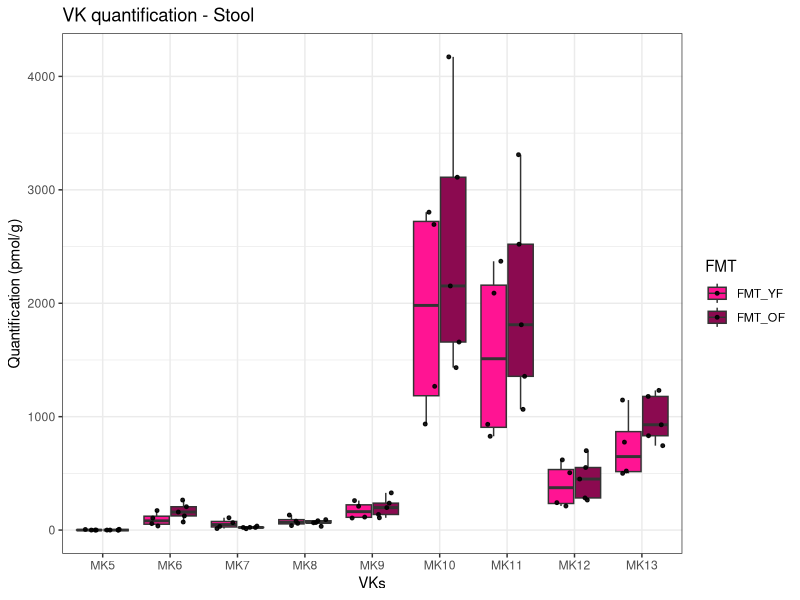
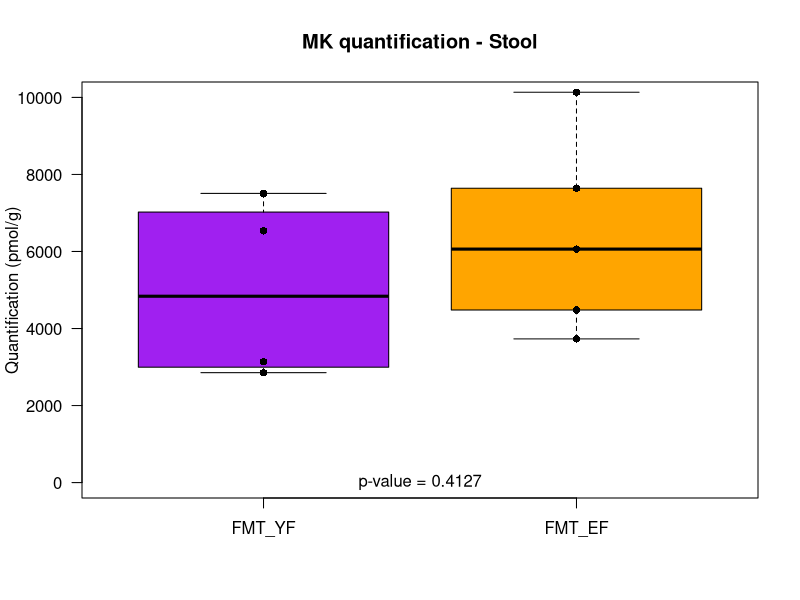
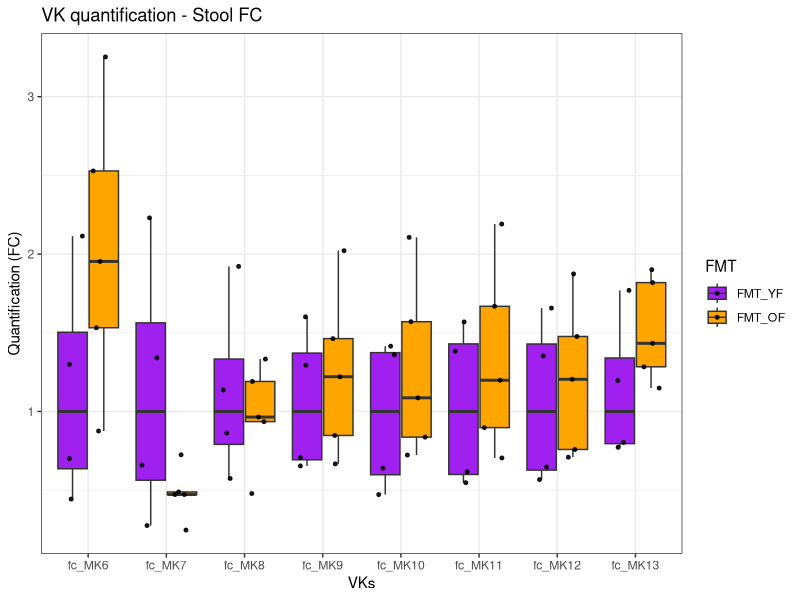

Generate these figures, in order, with R:
library(ggplot2)
library(tidyverse)
library(beeswarm)

################################################################################
# Menopause_microbiome project
# MK quantification from Booth lab - Stool
################################################################################

vk2.quant.stool <- read.table("./2023-07-28_VK_quantification_Booth_lab_rawdata_stool.txt", sep = "\t", header = TRUE)
vk2.quant.stool <- vk2.quant.stool[c(1, 4:13)]

cols_to_sum <- colnames(vk2.quant.stool)
cols_to_sum <- cols_to_sum[2:10]

vk2.quant.stool$combined <- rowSums(vk2.quant.stool[, cols_to_sum])

# print(vk2.quant.stool)

###########################
# Stool - raw value
###########################

vk2.quant.stool.long <- vk2.quant.stool %>%
  pivot_longer(cols = MK5:MK13, names_to = "MK", values_to = "Value")

vk2.quant.stool.long$FMT <- factor(vk2.quant.stool.long$FMT, levels = c("FMT_YF", "FMT_OF"))
vk2.quant.stool.long$MK <- factor(vk2.quant.stool.long$MK, levels = c("MK5", "MK6", "MK7", "MK8", "MK9", "MK10", "MK11", "MK12", "MK13", "combined"))

pdf(paste0(Sys.Date(), "_Menopause_microbiome_FMT_MK_quantification_boxplot_stool.pdf"), width = 10, height = 5)
ggplot(vk2.quant.stool.long, aes(x=MK, y=Value, fill=FMT)) + 
  geom_boxplot(outlier.shape = NA, position=position_dodge(0.8)) +
  geom_jitter(color="black", size=1, alpha=0.9, position=position_jitterdodge(jitter.width = 0.5, dodge.width = 0.75)) +
  scale_fill_manual(values=c("FMT_YF"="deeppink1", "FMT_OF"="deeppink4")) +
  theme_bw() +
  xlab("VKs") + 
  ylab("Quantification (pmol/g)") +
  ggtitle("VK quantification - Stool")
dev.off()

wilcox.test(vk2.quant.stool$MK5[vk2.quant.stool$FMT == "FMT_YF"], vk2.quant.stool$MK5[vk2.quant.stool$FMT == "FMT_OF"])    # p-value = 1
wilcox.test(vk2.quant.stool$MK6[vk2.quant.stool$FMT == "FMT_YF"], vk2.quant.stool$MK6[vk2.quant.stool$FMT == "FMT_OF"])    # p-value = 0.1905
wilcox.test(vk2.quant.stool$MK7[vk2.quant.stool$FMT == "FMT_YF"], vk2.quant.stool$MK7[vk2.quant.stool$FMT == "FMT_OF"])    # p-value = 0.2683
wilcox.test(vk2.quant.stool$MK8[vk2.quant.stool$FMT == "FMT_YF"], vk2.quant.stool$MK8[vk2.quant.stool$FMT == "FMT_OF"])    # p-value = 1
wilcox.test(vk2.quant.stool$MK9[vk2.quant.stool$FMT == "FMT_YF"], vk2.quant.stool$MK9[vk2.quant.stool$FMT == "FMT_OF"])    # p-value = 0.7302
wilcox.test(vk2.quant.stool$MK10[vk2.quant.stool$FMT == "FMT_YF"], vk2.quant.stool$MK10[vk2.quant.stool$FMT == "FMT_OF"])    # p-value = 0.4127
wilcox.test(vk2.quant.stool$MK11[vk2.quant.stool$FMT == "FMT_YF"], vk2.quant.stool$MK11[vk2.quant.stool$FMT == "FMT_OF"])    # p-value = 0.4127
wilcox.test(vk2.quant.stool$MK12[vk2.quant.stool$FMT == "FMT_YF"], vk2.quant.stool$MK12[vk2.quant.stool$FMT == "FMT_OF"])    # p-value = 0.5556
wilcox.test(vk2.quant.stool$MK13[vk2.quant.stool$FMT == "FMT_YF"], vk2.quant.stool$MK13[vk2.quant.stool$FMT == "FMT_OF"])    # p-value = 0.1905

my.MKs <- list ("FMT_YF"  = vk2.quant.stool$combined[vk2.quant.stool$FMT %in% "FMT_YF"],
                "FMT_EF"  = vk2.quant.stool$combined[vk2.quant.stool$FMT %in% "FMT_OF"])

wilcox.test(vk2.quant.stool$combined[vk2.quant.stool$FMT %in% "FMT_YF"], 
            vk2.quant.stool$combined[vk2.quant.stool$FMT %in% "FMT_OF"])     # p-value = 0.4127

pdf(paste0(Sys.Date(), "_Menopause_microbiome_FMT_MK_quantification_boxplot_stool_combined.pdf"), width = 10, height = 5)
boxplot(my.MKs, 
        outline = FALSE,
        ylim = c(0, 10000),
        col = c("purple", "orange"),
        las = 1,
        ylab = "Quantification (pmol/g)",
        main = "MK quantification - Stool")
beeswarm(my.MKs, pch = 16, col = "black", add = TRUE, cex = 1)
text(1.5,10,"p-value = 0.4127")
dev.off()

###########################
# Stool - FC
###########################

# Create a vector of column names to be used
column_names <- c("MK5", "MK6", "MK7", "MK8", "MK9", "MK10", "MK11", "MK12", "MK13")

# Filter FMT_YF rows and calculate the median for each column
median_YF <- vk2.quant.stool %>%
  filter(FMT == "FMT_YF") %>%
  summarise(across(all_of(column_names), median), .groups = 'drop')

# Convert to a list
median_YF_list <- as.list(unlist(median_YF))

# Start with the original dataframe
vk2.quant.stool.FC <- vk2.quant.stool

# Loop through column names and calculate fold change
for (col in column_names){
  vk2.quant.stool.FC[[paste0("fc_", col)]] <- vk2.quant.stool[[col]] / median_YF_list[[col]]
}

# Now remove the original columns to have only fold change columns
vk2.quant.stool.FC <- vk2.quant.stool.FC %>% 
  select(starts_with("fc_"))

vk2.quant.stool.FC <- vk2.quant.stool.FC %>% select(-fc_MK5)
vk2.quant.stool.FC$Mouse.ID <- vk2.quant.stool$Mouse.ID
vk2.quant.stool.FC$FMT <- vk2.quant.stool$FMT

# grouped boxplot

vk2.quant.stool.FC.long <- vk2.quant.stool.FC %>%
  pivot_longer(cols = fc_MK6:fc_MK13, names_to = "MK", values_to = "Value")

vk2.quant.stool.FC.long$FMT <- factor(vk2.quant.stool.FC.long$FMT, levels = c("FMT_YF", "FMT_OF"))
vk2.quant.stool.FC.long$MK <- factor(vk2.quant.stool.FC.long$MK, levels = c("fc_MK6", "fc_MK7", "fc_MK8", "fc_MK9", "fc_MK10", "fc_MK11", "fc_MK12", "fc_MK13"))

pdf(paste0(Sys.Date(), "_Menopause_microbiome_FMT_VK_quantification_boxplot_stool_FC.pdf"), width = 10, height = 5)
ggplot(vk2.quant.stool.FC.long, aes(x=MK, y=Value, fill=FMT)) + 
  geom_boxplot(outlier.shape = NA, position=position_dodge(0.8)) +
  geom_jitter(color="black", size=1, alpha=0.9, position=position_jitterdodge(jitter.width = 0.5, dodge.width = 0.75)) +
  scale_fill_manual(values=c("FMT_YF"="purple", "FMT_OF"="orange")) +
  theme_bw() +
  xlab("VKs") + 
  ylab("Quantification (FC)") +
  ggtitle("VK quantification - Stool FC")
dev.off()

